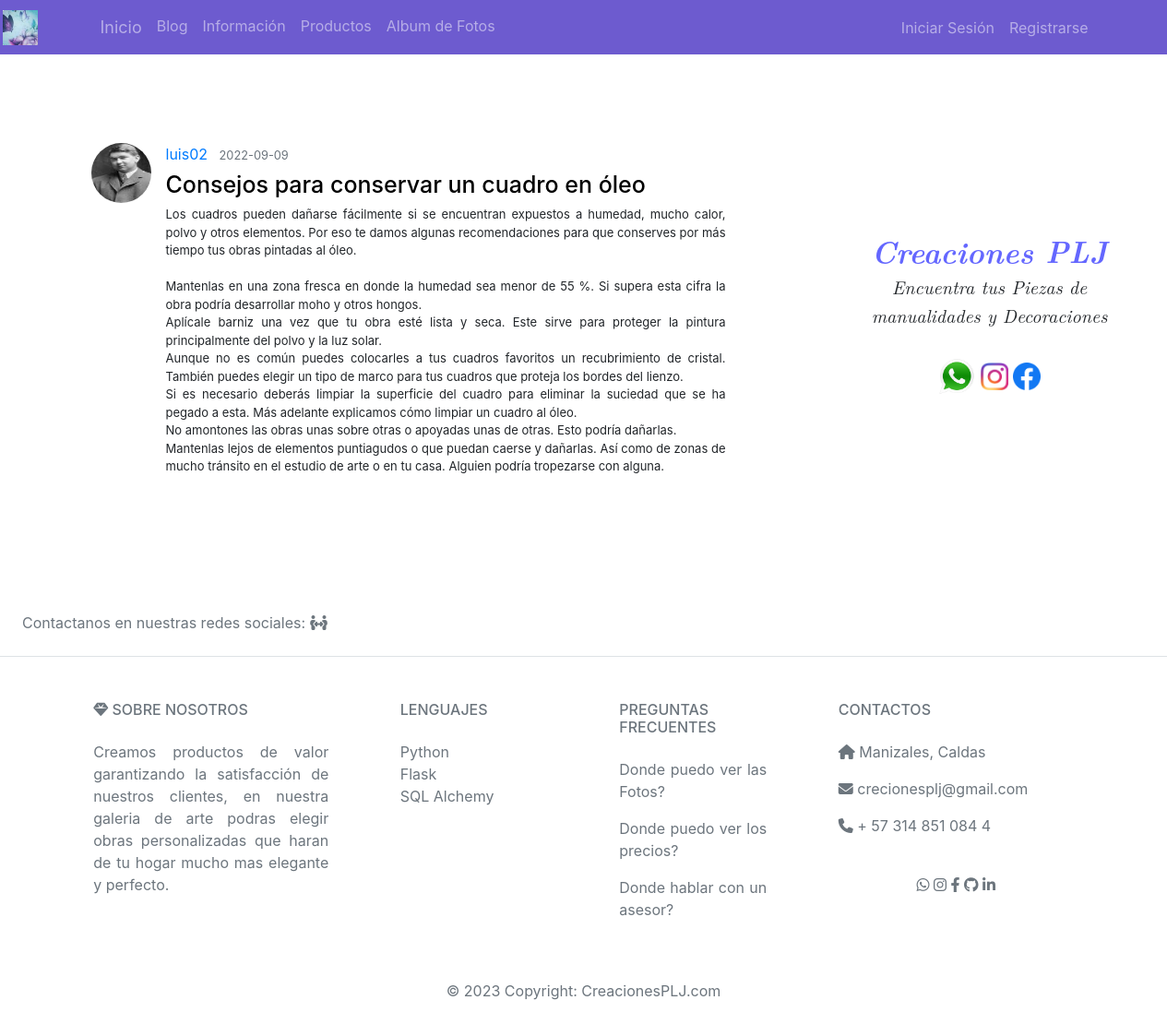
/post/11, run on the app's committed database.
### flaskblog/models.py (models this page shows, shortened)
class User(db.Model, UserMixin):
    id = db.Column(db.Integer, primary_key=True)
    username = db.Column(db.String(20), unique=True, nullable=False)
    email = db.Column(db.String(120), unique=True, nullable=False)
    image_file = db.Column(db.String(20), nullable=False, default='default.jpg')
    password = db.Column(db.String(60), nullable=False)
    posts = db.relationship('Post', backref='author', lazy=True)

class Post(db.Model):
    id = db.Column(db.Integer, primary_key=True)
    title = db.Column(db.String(100), nullable=False)
    date_posted = db.Column(db.DateTime, nullable=False, default=datetime.utcnow)
    content = db.Column(db.Text, nullable=False)
    user_id = db.Column(db.Integer, db.ForeignKey('user.id'), nullable=False)

### flaskblog/posts/routes.py (the view)
@posts.route("/post/<int:post_id>")
def post(post_id):
    post = Post.query.get_or_404(post_id)
    return render_template('post.html', title=post.title, post=post)

### flaskblog/templates/post.html (shortened to what this page needs)
{% extends "layout.html" %}
{% block content %}
<br></br>
<br></br>
  <article class="media content-section">
      <img class ="rounded-circle article-img" src="{{url_for('static', filename='profile_pics/' + post.author.image_file) }}">
      <div class="media-body">
          <div class="article-metadata">
          <a class="mr-2" href="{{ url_for('users.user_posts', username=post.author.username) }}">{{ post.author.username }}</a>
          <small class="text-muted">{{ post.date_posted.strftime('%Y-%m-%d') }}</small>
          </div>
          <h2 class="article-title">{{ post.title }}</h2>
          <p class="article-content">{{ post.content }}</p>
      </div>
  </article>
{% endblock content %}

### flaskblog/templates/css/style.css (style rules this page uses)
html,body,div,span,object,iframe,h1,h2,h3,h4,h5,h6,p,blockquote,pre,abbr,address,cite,code,del,dfn,em,img,ins,kbd,q,samp,small,strong,sub,sup,var,b,i,dl,dt,dd,ol,ul,li,fieldset,form,label,legend,table,caption,tbody,tfoot,thead,tr,th,td,article,aside,canvas,details,figcaption,figure,footer,header,hgroup,menu,nav,section,summary,time,mark,audio,video { margin:0;padding:0;border:0;outline:0;font-size:100%;vertical-align:baseline;background:transparent }
body { line-height:1 }
article,aside,details,figcaption,figure,footer,header,hgroup,menu,nav,section { display:block }
a { margin:0;padding:0;font-size:100%;vertical-align:baseline;background:transparent;text-decoration:none }
html,body { width:100%; height:100%; background:#111; }
html { -webkit-tap-highlight-color: rgba(0, 0, 0, 0); }
body { font:normal 75% Arial, Helvetica, sans-serif; }

### flaskblog/static/main.css (style rules this page uses)
body { background: rgb(250, 250, 250); }
h1, h2, h3, h4, h5, h6 { color: rgb(0, 0, 0); text-align: justify; }
p { text-align: justify; }
.text-muted { color: #000000; }
.content-section { background: #ffffff; padding: 10px 20px; border: 1px solid #ffffff; border-radius: 3px; }
.article-title { color: #000000; font-size: 25px; }
.article-content { white-space: pre-line; font-size: 13px; text-align: justify; }
.article-img { height: 65px; width: 65px; margin-right: 16px; }
.article-metadata { padding-bottom: 1px; margin-bottom: 4px; border-bottom: 1px solid #ffffff }

### data on the page
User: image_file (picture), author.username "luis02"
Post: date_posted "2022-09-09", title "Consejos para conservar un cuadro en óleo", content "Los cuadros pueden dañarse fácilmente si se encuentran expuestos a humedad, mucho calor, polvo y otros elementos. Por eso te damos algunas recomendaciones para que conserves por más tiempo tus obras pintadas al óleo. Mantenlas en una zona fresca en donde la humedad sea menor de 55 %. Si supera esta cifra la obra podría desarrollar moho y otros hongos. Aplícale barniz una vez que tu obra esté lista y seca. Este sirve para proteger la pintura principalmente del polvo y la luz solar. Aunque no es común puedes colocarles a tus cuadros favoritos un recubrimiento de cristal. También puedes elegir un tipo de marco para tus cuadros que proteja los bordes del lienzo. Si es necesario deberás limpiar…"
